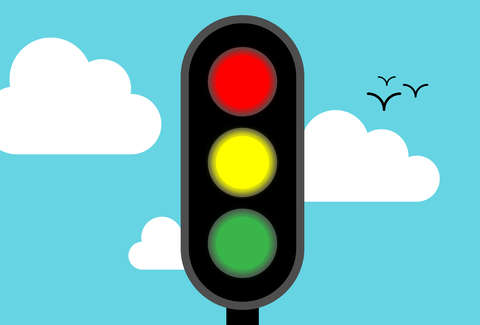
#> input picture image_processing/data/traffic_lights.jpg, 480 x 325 px
$ jupyter execute bilateral_filter.ipynb
#> lines starting #> are read from the running program, lines starting #| are printed output that depends on the picture; after the words box and inside, x2 and y2 are one past the last pixel; in counts of white or black regions, pixels touching at a corner belong together
[cell 1]
import numpy as np
import cv2

# Image preparatiion

[cell 2]
import matplotlib.pyplot as plt

[cell 3]
img = cv2.imread("../data/traffic_lights.jpg", 0)
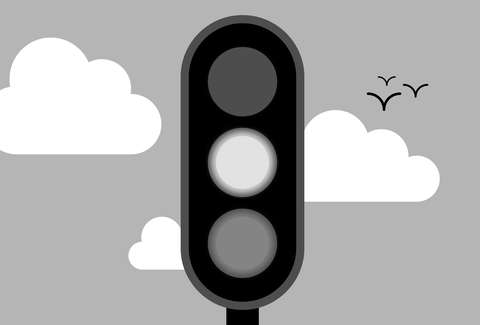
#> img: shape (325, 480); min 0, max 255, mean 166.9

plt.figure(figsize=(5, 10))
plt.imshow(img, cmap='gray')

# Bilateral filter

[cell 4]
img_filtered = cv2.bilateralFilter(img, 7, 50, 80)

### Applying the Canny filter

[cell 5]
edges = cv2.Canny(img, 60, 120)
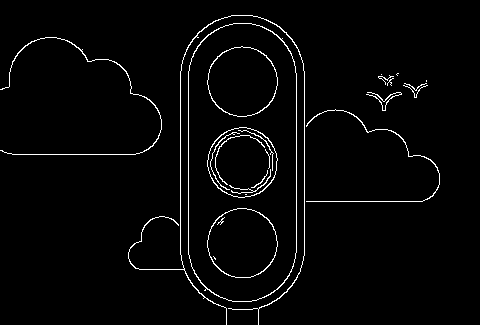
#> edges: shape (325, 480); 2.6% white in thin lines or dots, all inside (x1, y1, x2, y2) = (0, 15, 440, 325)
edges_filtered = cv2.Canny(img_filtered, 40, 110)
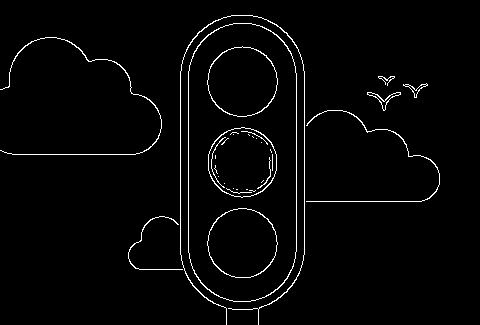
#> edges_filtered: shape (325, 480); 2.4% white in thin lines or dots, all inside (x1, y1, x2, y2) = (0, 15, 440, 325)

[cell 6]
plt.figure(figsize=(15, 20))
plt.subplot(1, 3, 1).set_title("Image")
plt.imshow(img, cmap='gray')

plt.subplot(1, 3, 2).set_title("Canny filter")
plt.imshow(edges, cmap='gray')

plt.subplot(1, 3, 3).set_title("Canny filter with Bilateral filtering")
plt.imshow(edges_filtered, cmap='gray')

plt.show()
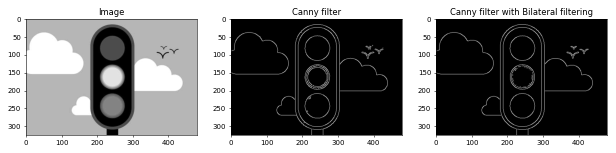
#> figure drawn by matplotlib, 3 panels
